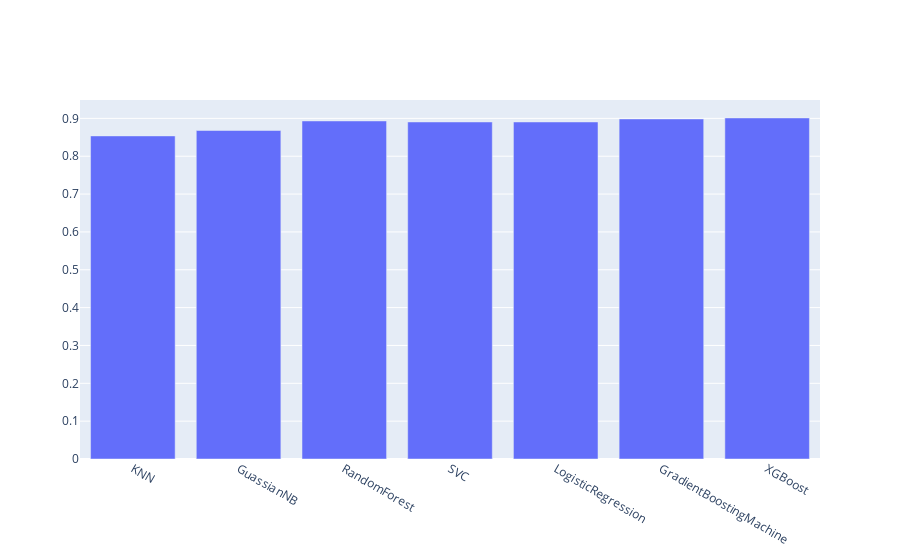

Notebook code cell kept with this figure:
### Code cell
labels = list(preds.keys())
values = list(preds.values())
fig = go.Figure(go.Bar(x=labels, y=values))
fig.show()

### Figure 1 — Plotly figure (JSON) as saved in the notebook; plotly's stock layout.template omitted (floating-point values rounded to 4 significant figures)
{"data": [{"type": "bar", "x": ["KNN", "GuassianNB", "RandomForest", "SVC", "LogisticRegression", "GradientBoostingMachine", "XGBoost"], "y": [0.8536, 0.8679, 0.8931, 0.8905, 0.8905, 0.8984, 0.9011]}], "layout": {}}
